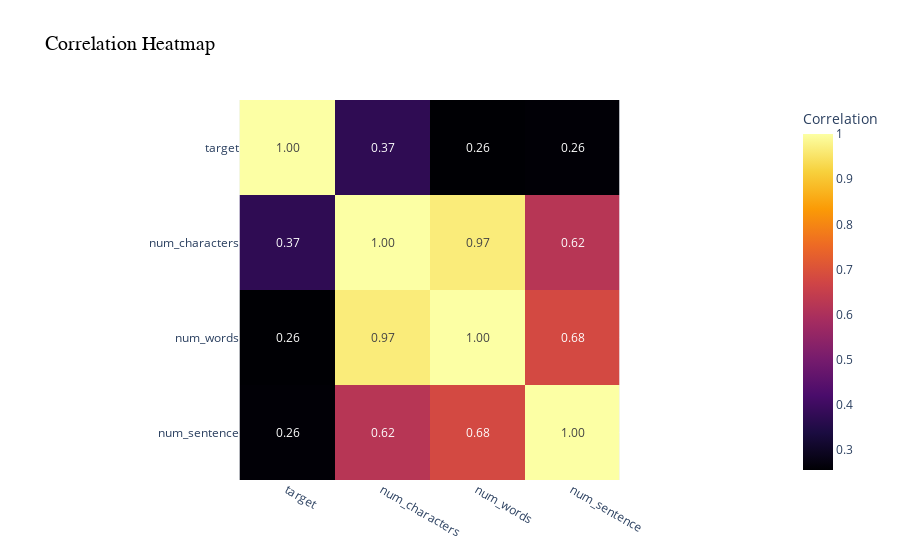

The code cell stored with this chart in its notebook:
### Code cell
#create a heatmap using Plotly to better visualize the correlation matrix
fig = px.imshow(
    corr_matrix,
    text_auto=".2f",
    color_continuous_scale='Inferno',
    labels=dict(color="Correlation"),  
    title="Correlation Heatmap"
)

fig.update_layout(
    title=dict(font=dict(size=20, family='Times New Roman', color='black')),
    xaxis=dict(tickangle=30),
    font=dict(size=12)
)

fig.show()

### Figure 1 — Plotly figure (JSON) as saved in the notebook; plotly's stock layout.template omitted (floating-point values rounded to 4 significant figures)
{"data": [{"coloraxis": "coloraxis", "hovertemplate": "x: %{x}<br>y: %{y}<br>Correlation: %{z}<extra></extra>", "name": "0", "texttemplate": "%{z:.2f}", "type": "heatmap", "x": ["target", "num_characters", "num_words", "num_sentence"], "xaxis": "x", "y": ["target", "num_characters", "num_words", "num_sentence"], "yaxis": "y", "z": [[1, 0.3744, 0.256, 0.259], [0.3744, 1, 0.9662, 0.6224], [0.256, 0.9662, 1, 0.6794], [0.259, 0.6224, 0.6794, 1]]}], "layout": {"coloraxis": {"colorbar": {"title": {"text": "Correlation"}}, "colorscale": [[0, "#000004"], [0.1111, "#1b0c41"], [0.2222, "#4a0c6b"], [0.3333, "#781c6d"], [0.4444, "#a52c60"], [0.5556, "#cf4446"], [0.6667, "#ed6925"], [0.7778, "#fb9b06"], [0.8889, "#f7d13d"], [1, "#fcffa4"]]}, "font": {"size": 12}, "title": {"font": {"color": "black", "family": "Times New Roman", "size": 20}, "text": "Correlation Heatmap"}, "xaxis": {"anchor": "y", "constrain": "domain", "domain": [0, 1], "scaleanchor": "y", "tickangle": 30}, "yaxis": {"anchor": "x", "autorange": "reversed", "constrain": "domain", "domain": [0, 1]}}}
